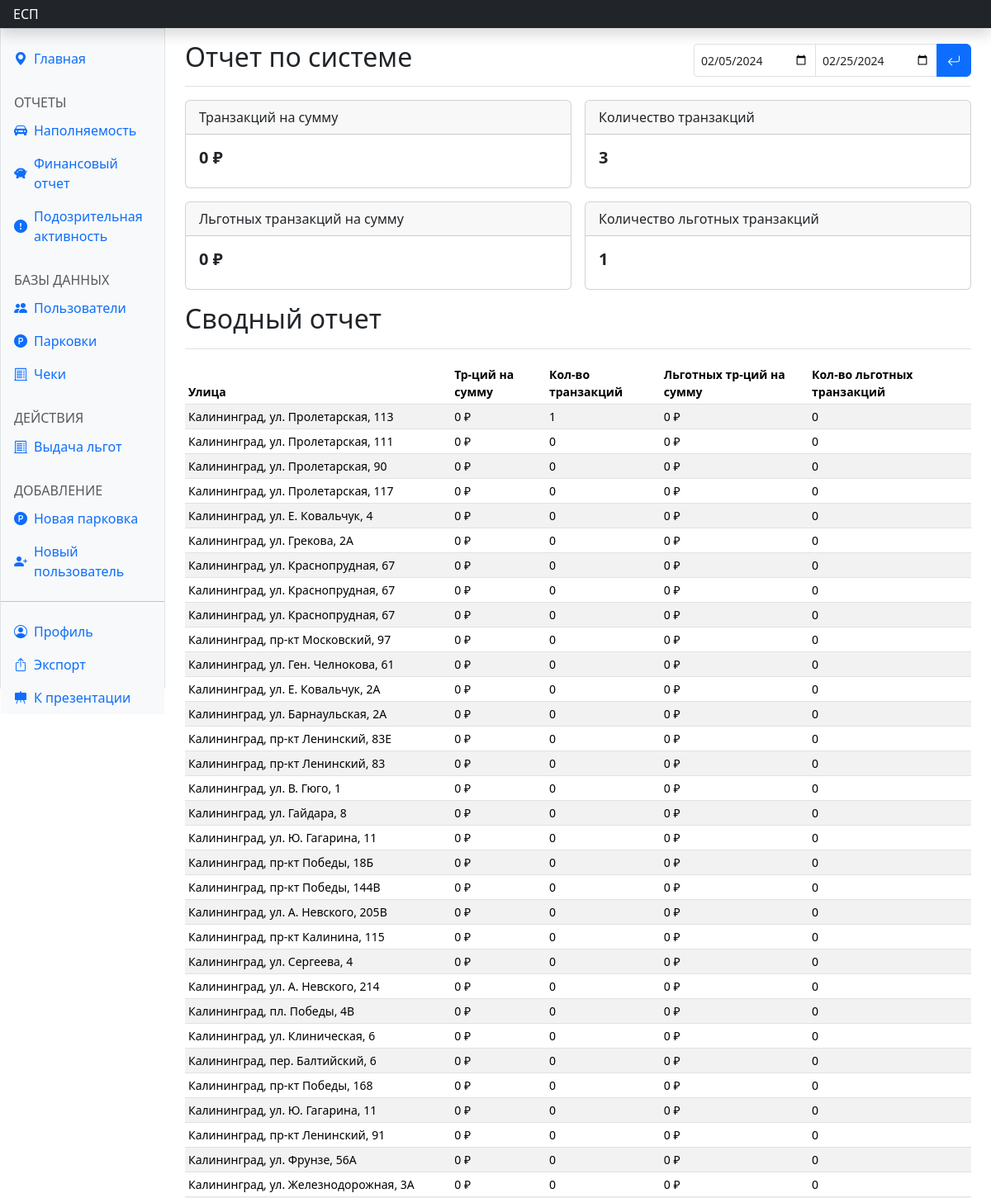
The app's page /dash_fin/ (signed in, upper part), older data.
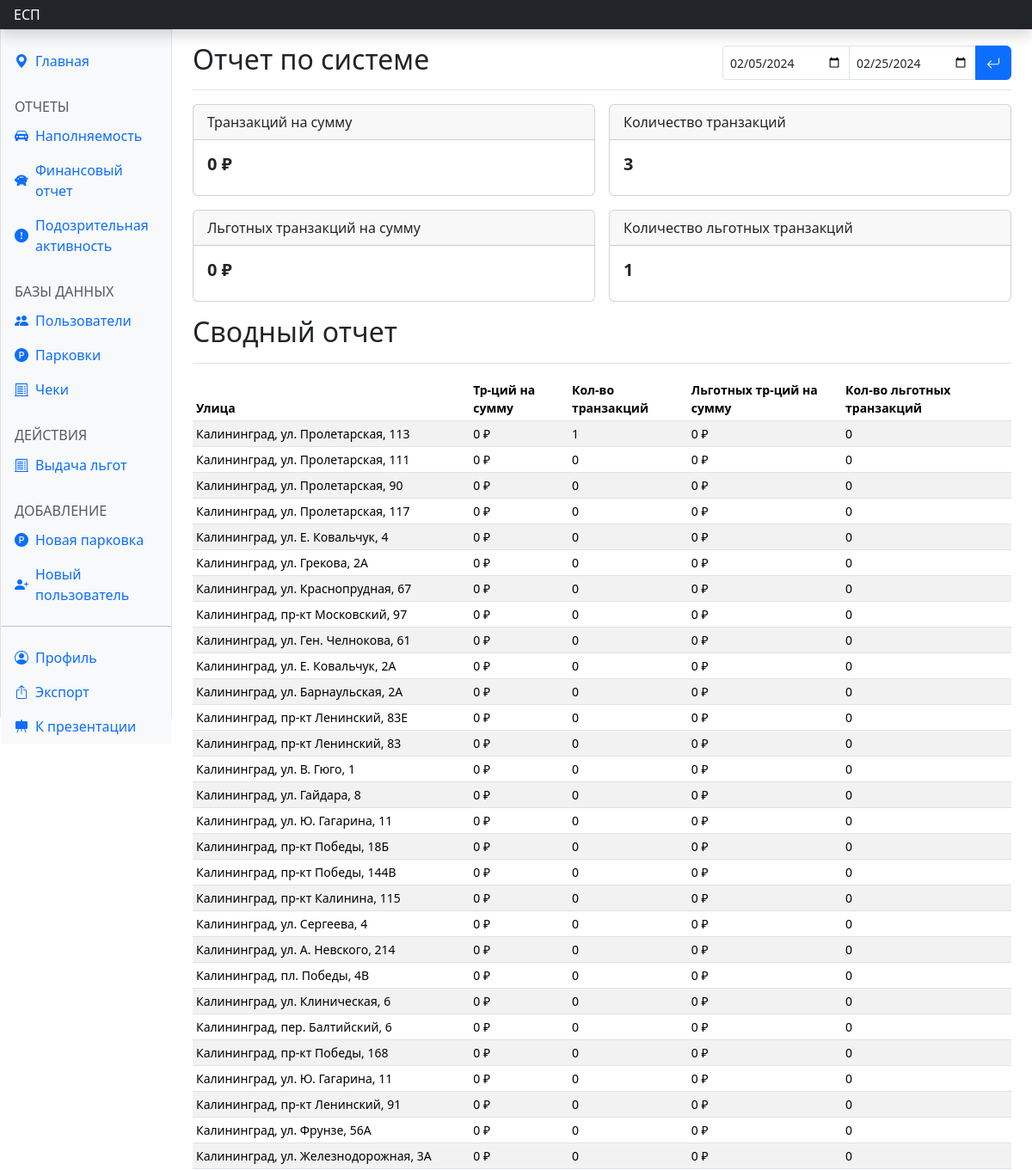
The same page, newer data.
### parkingapp/models.py (models this page shows, shortened)
class Parking(models.Model):
    lattitude = models.FloatField(default=0)
    longitude = models.FloatField(default=0)
    address = models.CharField(max_length=120, default='')
    max_parking_lots = models.PositiveIntegerField(default=0)
    occupied_lots = models.PositiveIntegerField(default=0)
    price_per_hour = models.PositiveIntegerField(default=0)
    change = models.DateTimeField(default=datetime(2, 1, 1, 0, 0, 0, tzinfo=None))
    code = models.CharField(default='', max_length=10)
    secret = models.CharField(default='', max_length=100)
    reg_num = models.CharField(default='', max_length=100)

### parkingapp/views.py (the view, shortened to what this page needs)
# urls.py: path('dash_fin/', views.dash_fin, name='dash_fin'),
@login_required(redirect_field_name=None)
def dash_fin(request):
    error = ''
    form = DashfinForm()
    period_start = global_variables.default_start_time
    period_end = global_variables.default_end_time
    fin = data(period_start, period_end)
    if not request.user.admin_view:
        return redirect(reverse('parkingapp:dont_have_access'))
    context = {
        'Fin': fin[1][0],
        'parkings': fin[0],
        'form': form,
        'error': error
    }
    return render(request, 'dash_fin.html', context)

### parkingapp/forms.py
class DashfinForm(forms.Form):
    date1 = forms.DateField(required=True, widget=forms.DateInput(attrs={
        'class': 'form-control form-control-sm',
        'type': 'date',
        'style': 'background: none;',
        'value': global_variables.default_start_time,
    }))
    date2 = forms.DateField(required=True, widget=forms.DateInput(attrs={
        'class': 'form-control form-control-sm',
        'type': 'date',
        'style': 'background: none;',
        'value': global_variables.default_end_time,
    }))

### parkingapp/templates/dash_fin.html (shortened to what this page needs)
{% extends 'dash_base.html' %}
{% block finact %}active{% endblock %}
{% block content %}
<main class="col-md-9 ms-sm-auto col-lg-10 px-md-4">
  <div class="d-flex justify-content-between flex-wrap flex-md-nowrap align-items-center pt-3 pb-2 mb-3 border-bottom">
    <h1 class="h2">Отчет по системе</h1>
    <div class="mb-2 mb-md-0">
      <form method="POST">
        <div class="input-group me-2">
          {{form.date1}}
          {{form.date2}}
          <button type="submit" class="btn btm-sm btn-primary radr"><i class="bi bi-arrow-return-left"></i></button>
        </div>
      </form>
    </div>
  </div>
  <div class="row g-3">
    <div class="col-sm-6 col-xxl-3">
      <div class="card">
        <div class="card-header">Транзакций на сумму</div>
        <div class="card-body">
          <h5 class="card-title fw-bolder">{{Fin.total_price}} ₽</h5>
        </div>
      </div>
    </div>
    <div class="col-sm-6 col-xxl-3">
      <div class="card">
        <div class="card-header">Количество транзакций</div>
        <div class="card-body">
          <h5 class="card-title fw-bolder">{{Fin.how_much_people_used}}</h5>
        </div>
      </div>
    </div>
    <div class="col-sm-6 col-xxl-3">
      <div class="card">
        <div class="card-header">Льготных транзакций на сумму</div>
        <div class="card-body">
          <h5 class="card-title fw-bolder">{{Fin.benefits_price}} ₽</h5>
        </div>
      </div>
    </div>
    <div class="col-sm-6 col-xxl-3">
      <div class="card">
        <div class="card-header">Количество льготных транзакций</div>
        <div class="card-body">
          <h5 class="card-title fw-bolder">{{Fin.with_benefits}}</h5>
        </div>
      </div>
    </div>
  </div>
  <div class="d-flex justify-content-between flex-wrap flex-md-nowrap align-items-center pt-3 pb-2 mb-3 border-bottom">
    <h1 class="h2">Сводный отчет</h1>
  </div>
  <div class="table-responsive small">
    <table class="table table-striped table-sm">
      <thead>
        <tr>
          <th scope="col">Улица</th>
          <th scope="col">Тр-ций на сумму</th>
          <th scope="col">Кол-во транзакций</th>
          <th scope="col">Льготных тр-ций на сумму</th>
          <th scope="col">Кол-во льготных транзакций</th>
        </tr>
      </thead>
      <tbody>
        {% for el in parkings %}
        <tr>
          <td>{{el.address}}</td>
          <td>{{el.total_sum}} ₽</td>
          <td>{{el.how_much_people_used}}<br></td>
          <td>{{el.benefit_sum}} ₽</td>
          <td>{{el.with_benefits}}</td>
        </tr>
        {% endfor %}
      </tbody>
    </table>
  </div>
</main>
{% endblock %}

Row changes from the older to the newer data that the page shows:
removed Parking: address "Калининград, ул. Краснопрудная, 67"
removed Parking: address "Калининград, ул. Краснопрудная, 67"
removed Parking: address "Калининград, ул. А. Невского, 205В"
Text that changed along with them:
list line gone: "0 ₽ 0 0 ₽ 0"
